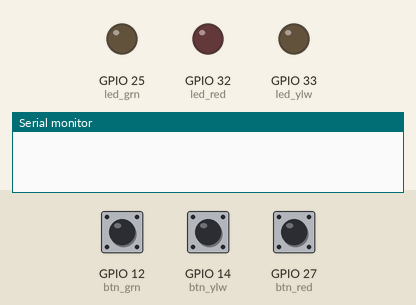
Recording of a sketch running on a simulated ESP32. On the bench: output pins drawn as LEDs (lit = HIGH), the last lines printed to the serial monitor. The inputs (shaded band) are chosen by the test bench; at power-on: GPIO 12 (btn_grn) LOW, GPIO 14 (btn_ylw) LOW, GPIO 27 (btn_red) LOW.

Above: at 1.2 s.
1.3 s: GPIO 12 (btn_grn) pulled HIGH for 0.15 s
At 1.4 s:
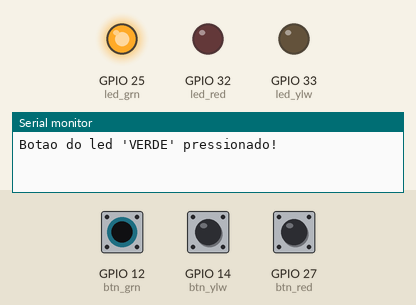
3.0 s: GPIO 14 (btn_ylw) pulled HIGH for 0.15 s
At 3.1 s:
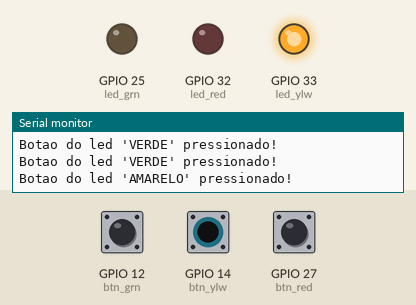
4.7 s: GPIO 27 (btn_red) pulled HIGH for 0.15 s
At 4.8 s:
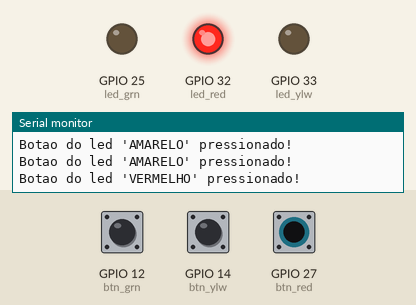
6.4 s: GPIO 27 (btn_red) pulled HIGH for 3.2 s
At 10.8 s:
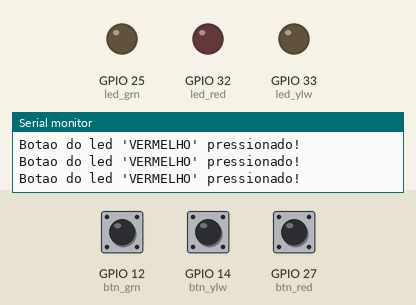
11.1 s: GPIO 12 (btn_grn) pulled HIGH for 3.2 s
At 11.9 s:
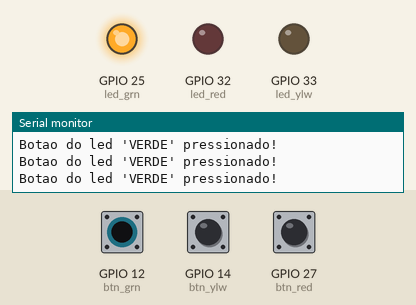
15.8 s: GPIO 12 (btn_grn) driven HIGH and GPIO 14 (btn_ylw) driven HIGH
At 16.7 s:
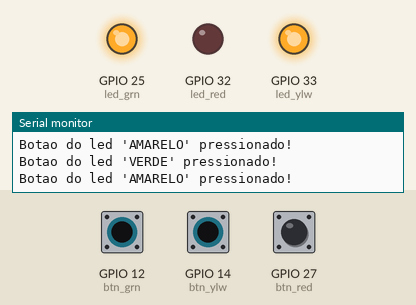
Timing chart, 0 to 18.4 s (numbered marks = the images above; inputs shaded):
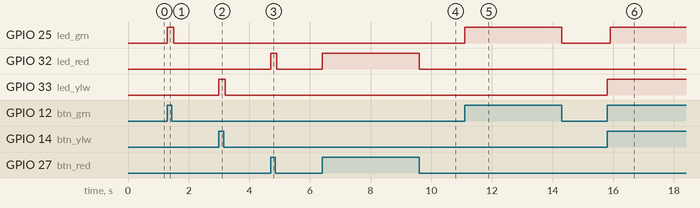

Measured:
- after the input at 1.3 s, GPIO 25 (led_grn): LOW → HIGH at once, → LOW 0.20 s later
- after the input at 3.0 s, GPIO 33 (led_ylw): LOW → HIGH at once, → LOW 0.20 s later
- after the input at 4.7 s, GPIO 32 (led_red): LOW → HIGH at once, → LOW 0.20 s later
- after the input at 6.4 s, GPIO 32 (led_red): LOW → HIGH at once, → LOW 3.2 s later
- after the input at 11.1 s, GPIO 25 (led_grn): LOW → HIGH at once, → LOW 3.2 s later
- after the input at 15.8 s, GPIO 25 (led_grn): LOW → HIGH after 0.10 s; GPIO 33 (led_ylw): LOW → HIGH at once

The sketch:

tp2.ino
```cpp
// ===== TP2: Hardware =====

const int led_red = 32;
const int led_ylw = 33;
const int led_grn = 25;

const int btn_red = 27;
const int btn_ylw = 14;
const int btn_grn = 12;

int btn_red_state = 0;
int btn_ylw_state = 0;
int btn_grn_state = 0;

void setup()
{
  // Leitura Serial
  Serial.begin(9600);

  // Led's
  pinMode(led_red, OUTPUT);
  pinMode(led_ylw, OUTPUT);
  pinMode(led_grn, OUTPUT);

  // Btn's
  pinMode(btn_red, INPUT);
  pinMode(btn_ylw, INPUT);
  pinMode(btn_grn, INPUT);

  // Start = LOW
  digitalWrite(led_red, 0);
  digitalWrite(led_ylw, 0);
  digitalWrite(led_grn, 0);
}

void loop()
{
  btn_red_state = digitalRead(btn_red);
  btn_ylw_state = digitalRead(btn_ylw);
  btn_grn_state = digitalRead(btn_grn);

  // Led Vermelho
  if(btn_red_state == 1) {
    digitalWrite(led_red, 1);
    Serial.println("Botao do led 'VERMELHO' pressionado!");
    delay(100);
  } else{ digitalWrite(led_red, 0); }

  // Led Amarelo
  if(btn_ylw_state == 1) {
    digitalWrite(led_ylw, 1);
    Serial.println("Botao do led 'AMARELO' pressionado!");
    delay(100);
  } else{ digitalWrite(led_ylw, 0); }

  // Led Verde
  if(btn_grn_state == 1) {
    digitalWrite(led_grn, 1);
    Serial.println("Botao do led 'VERDE' pressionado!");
    delay(100);
  } else{ digitalWrite(led_grn, 0); }
}
```
